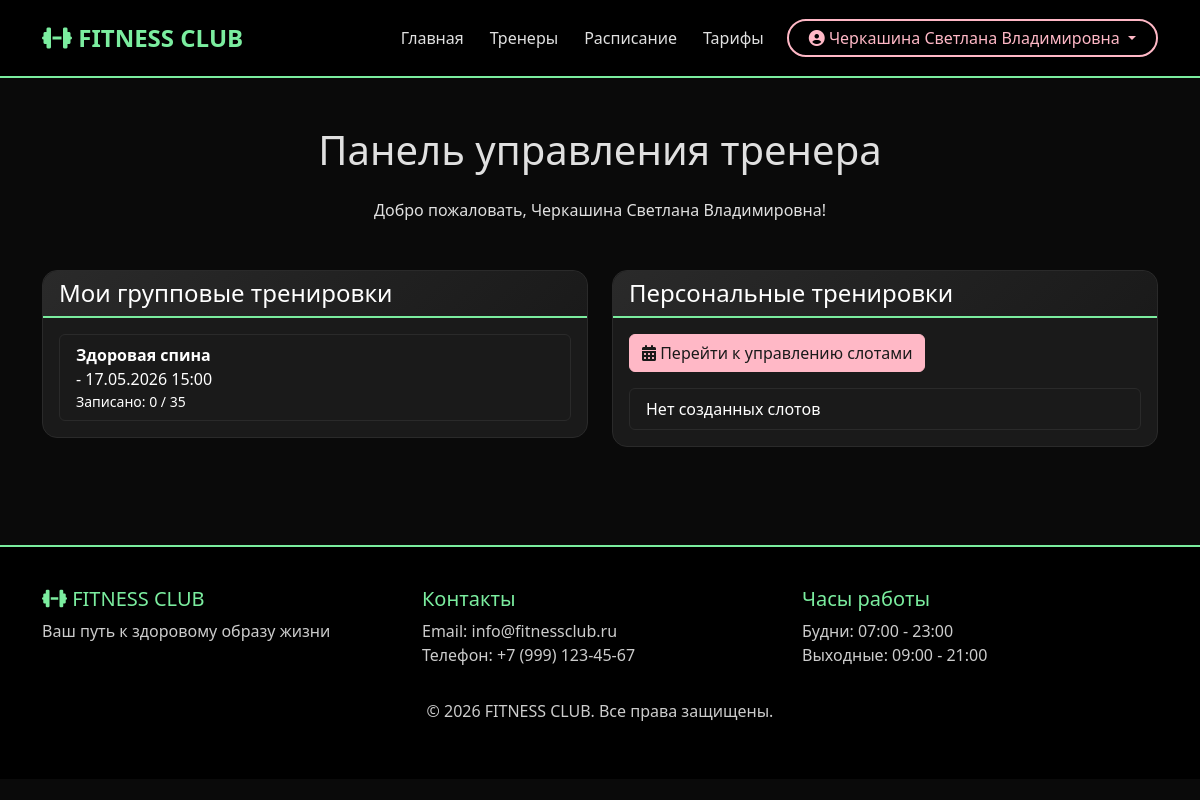
The app's page /trainers/dashboard/ (signed in) with its own data.
### users/models.py (models this page shows, shortened)
class User(AbstractUser):
    first_name = None
    last_name = None
    username = None
    full_name = models.CharField('ФИО', max_length=200)
    email = models.EmailField('Email', unique=True)
    phone = models.CharField('Телефон', max_length=12, blank=True, unique=True)
    birth_date = models.DateField('Дата рождения', null=True, blank=True)
    is_trainer = models.BooleanField('Тренер', default=False)
    tariff_name = models.CharField('Название тарифа', max_length=100, blank=True, null=True)
    tariff_price = models.DecimalField('Цена тарифа', max_digits=10, decimal_places=2, blank=True, null=True)
    tariff_duration = models.IntegerField('Длительность тарифа (дней)', blank=True, null=True)
    tariff_purchase_date = models.DateField('Дата покупки', auto_now_add=True, null=True)
    tariff_end_date = models.DateField('Дата окончания тарифа', blank=True, null=True)
    tariff_type = models.CharField(  'Тип тарифа',max_length=20,choices=[('day', 'Дневной (до 17:00)'), ('evening', 'Вечерний (после 17:00)'), ('unlimited', 'Безлимитный')],blank=True,null=True)
    tariff_has_personal = models.BooleanField('Доступ к персональным тренировкам', default=False)
    USERNAME_FIELD = 'email'
    REQUIRED_FIELDS = ['full_name']
    class Meta:
        verbose_name = 'Пользователь'
        verbose_name_plural = 'Пользователи'

### main/models.py (models this page shows, shortened)
class Schedule(models.Model):
    STATUS_CHOICES = [ ('active', 'Активна'),('cancelled', 'Отменена'),]
    workout = models.ForeignKey(Workout, on_delete=models.CASCADE, verbose_name='Тренировка')
    date = models.DateField('Дата')
    start_time = models.TimeField('Время начала')
    status = models.CharField('Статус', max_length=20, choices=STATUS_CHOICES)
    booked_places = models.IntegerField('Записано человек', default=0)
    class Meta:
        verbose_name = 'Расписание'
        verbose_name_plural = 'Расписания'

class Workout(models.Model):
    DIFFICULTY_CHOICES = [('beginner', 'Начинающий'),('intermediate', 'Средний'),('advanced', 'Продвинутый'),]
    name = models.CharField('Название', max_length=50, unique=True)
    description = models.TextField('Описание')
    duration_minutes = models.IntegerField('Длительность (мин)')
    difficulty = models.CharField('Сложность', max_length=20 , choices=DIFFICULTY_CHOICES)
    goals = models.CharField('Цели', max_length=100)
    max_participants = models.IntegerField('Макс. участников', default=20)
    trainer = models.ForeignKey('users.User', on_delete=models.SET_NULL, null=True, verbose_name='Тренер', limit_choices_to={'is_trainer': True})
    image = models.ImageField('Изображение', upload_to='workouts/')
    class Meta:
        verbose_name = 'Тренировка'
        verbose_name_plural = 'Тренировки'

### trainers/views.py (the view)
# urls.py: path('dashboard/', views.trainer_dashboard, name='dashboard'),
@login_required
@user_passes_test(is_trainer)
def trainer_dashboard(request):
    trainer_name = request.user.full_name
    schedules = Schedule.objects.filter(
        workout__trainer=request.user,
        status='active',
        date__gte=datetime.now().date()).order_by('date', 'start_time')
    personal_trainings = PersonalTraining.objects.filter(
        trainer=request.user,
        date__gte=datetime.now().date()).order_by('date', 'start_time')
    logger.info(f' ПАНЕЛЬ ТРЕНЕРА: {trainer_name} открыл панель управления. Групповых: {schedules.count()}, Персональных: {personal_trainings.count()}')
    context = {
        'schedules': schedules,
        'personal_trainings': personal_trainings,
        'user': request.user,}
    return render(request, 'dashboard.html', context)

### trainers/views.py (called while the page is built)
def is_trainer(user):
    return user.is_authenticated and user.is_trainer

### trainers/templates/dashboard.html (shortened to what this page needs)
{% extends 'base.html' %}
{% block content %}
<div class="container py-5">
    <h1 class="text-center mb-4">Панель управления тренера</h1>
    <p class="text-center mb-5">Добро пожаловать, {{ user.full_name }}!</p>
    <div class="row">
        <div class="col-md-6">
            <div class="card">
                <div class="card-header bg-primary text-white">
                    <h4 class="mb-0">Мои групповые тренировки</h4>
                </div>
                <div class="card-body">
                    {% if schedules %}
                        <ul class="list-group">
                            {% for schedule in schedules %}
                                <li class="list-group-item">
                                    <strong>{{ schedule.workout.name }}</strong><br>
                                    {{ schedule.club.name }} - {{ schedule.date|date:"d.m.Y" }} {{ schedule.start_time|time:"H:i" }}
                                    <small class="d-block text-muted">Записано: {{ schedule.booked_places }} / {{ schedule.workout.max_participants }}</small>
                                </li>
                            {% endfor %}
                        </ul>
                    {% else %}
                        <p class="text-muted">Нет предстоящих групповых тренировок</p>
                    {% endif %}
                </div>
            </div>
        </div>
        <div class="col-md-6">
            <div class="card">
                <div class="card-header bg-primary text-white">
                    <h4 class="mb-0">Персональные тренировки</h4>
                </div>
                <div class="card-body">
                    <a href="{% url 'trainers:personal_slots' %}" class="btn btn-primary mb-3">
                        <i class="fas fa-calendar-alt"></i> Перейти к управлению слотами
                    </a>
                    <ul class="list-group">
                        {% for pt in personal_trainings %}
                            <li class="list-group-item">
                                <div>
                                    <strong>{{ pt.date|date:"d.m.Y" }}</strong> {{ pt.start_time|time:"H:i" }} - {{ pt.end_time|time:"H:i" }}
                                    {% if pt.client %}
                                        <br><small class="text-success">Клиент: {{ pt.client.full_name }}</small>
                                    {% else %}
                                        <br><small class="text-warning">Свободно</small>
                                    {% endif %}
                                </div>
                            </li>
                        {% empty %}
                            <li class="list-group-item text-muted">Нет созданных слотов</li>
                        {% endfor %}
                    </ul>
                </div>
            </div>
        </div>
    </div>
</div>
{% endblock %}

### main/templates/base.html (shortened to what this page needs)
<!DOCTYPE html>
<html lang="ru">
<head>
    <link href="https://cdn.jsdelivr.net/npm/bootstrap@5.3.0/dist/css/bootstrap.min.css" rel="stylesheet">
    <link rel="stylesheet" href="https://cdnjs.cloudflare.com/ajax/libs/font-awesome/6.4.0/css/all.min.css">
</head>
<body>
    <nav class="navbar navbar-expand-lg navbar-dark bg-dark">
        <div class="container">
            <a class="navbar-brand" href="{% url 'main:home' %}">
                <i class="fas fa-dumbbell"></i> FITNESS CLUB
            </a>
            <div class="collapse navbar-collapse" id="navbarNav">
                <ul class="navbar-nav ms-auto">
                    <li class="nav-item">
                        <a class="nav-link" href="{% url 'main:home' %}">Главная</a>
                    </li>
                    <li class="nav-item">
                        <a class="nav-link" href="{% url 'main:trainer_list' %}">Тренеры</a>
                    </li>
                    <li class="nav-item">
                        <a class="nav-link" href="{% url 'main:schedule_list' %}">Расписание</a>
                    </li>
                    <li class="nav-item">
                        <a class="nav-link" href="{% url 'main:tariff_list' %}">Тарифы</a>
                    </li>
                </ul>
                <div class="d-flex">
                    {% if user.is_authenticated %}
    <div class="dropdown">
        <button class="btn btn-profile dropdown-toggle" type="button" data-bs-toggle="dropdown">
    <i class="fas fa-user-circle"></i> {{ user.full_name }}
</button>
    </div>
                    {% endif %}
                </div>
            </div>
        </div>
    </nav>
    <main>
        {% block content %}
        {% endblock %}
    </main>
    <footer class="footer">
        <div class="container">
            <div class="row">
                <div class="col-md-4">
                    <h5><i class="fas fa-dumbbell"></i> FITNESS CLUB</h5>
                    <p>Ваш путь к здоровому образу жизни</p>
                </div>
                <div class="col-md-4">
                    <h5>Контакты</h5>
                    <p>Email: info@fitnessclub.ru<br>Телефон: +7 (999) 123-45-67</p>
                </div>
                <div class="col-md-4">
                    <h5>Часы работы</h5>
                    <p>Будни: 07:00 - 23:00<br>Выходные: 09:00 - 21:00</p>
                </div>
            </div>
            <div class="text-center mt-3">
                <p>&copy; 2026 FITNESS CLUB. Все права защищены.</p>
            </div>
        </div>
    </footer>
</body>
</html>

### main/templates/base.html (style rules this page uses)
body { background-color: #0a0a0a; color: #e0e0e0; }
.navbar { background-color: #000000 !important; border-bottom: 2px solid #7bed9f; padding: 15px 0; }
.navbar-dark .navbar-nav .nav-link { color: #e0e0e0 !important; transition: color 0.3s ease; font-weight: 500; margin: 0 5px; }
.navbar-brand { color: #7bed9f !important; font-weight: bold; font-size: 1.5rem; }
.btn-profile { background-color: transparent; border: 2px solid #ffb8c6; color: #ffb8c6 !important; border-radius: 25px; padding: 5px 20px; margin-left: 10px; transition: all 0.3s ease; }
.btn-primary { background-color: #ffb8c6; border-color: #ffb8c6; color: #1a1a1a; transition: all 0.3s ease; }
.card { background-color: #1a1a1a; border: 1px solid #2a2a2a; border-radius: 15px; transition: transform 0.3s, box-shadow 0.3s; }
.card-header { background: linear-gradient(135deg, #1a1a1a 0%, #0d0d0d 100%); border-bottom: 2px solid #7bed9f; border-radius: 15px 15px 0 0 !important; }
.card-title, .card h3, .card h4, .card h5 { color: #7bed9f; }
.footer { background-color: #000000; color: #888888; padding: 40px 0; margin-top: 50px; border-top: 2px solid #7bed9f; }
.footer h5 { color: #7bed9f; }
a { color: #ffb8c6; text-decoration: none; }
.card .text-muted, .trainer-specialty { color: #ffffff !important; opacity: 1; font-weight: 500; }
.card-body strong, .amenities-text, .club-amenities { color: #ffffff !important; }
.card-body ul li, .amenities-list li { color: #ffffff !important; }
.text-muted { color: #cccccc !important; }
.footer p, .footer .text-muted { color: #cccccc !important; }
.card-header h3, .card-header h4 { color: #ffffff !important; }
.card-body { color: #ffffff; }
.list-group-item { background-color: #1a1a1a !important; border-color: #2a2a2a !important; color: #e0e0e0 !important; }
.card { background-color: #1a1a1a !important; border-color: #2a2a2a !important; }
.card-header { background: linear-gradient(135deg, #2a2a2a 0%, #1a1a1a 100%) !important; border-bottom-color: #7bed9f !important; }
.btn-primary { background-color: #ffb8c6 !important; border-color: #ffb8c6 !important; color: #1a1a1a !important; }

### records on screen
User: full_name "Черкашина Светлана Владимировна"
Schedule: workout.name "Здоровая спина", date "17.05.2026", start_time "15:00", booked_places "0", workout.max_participants "35"
